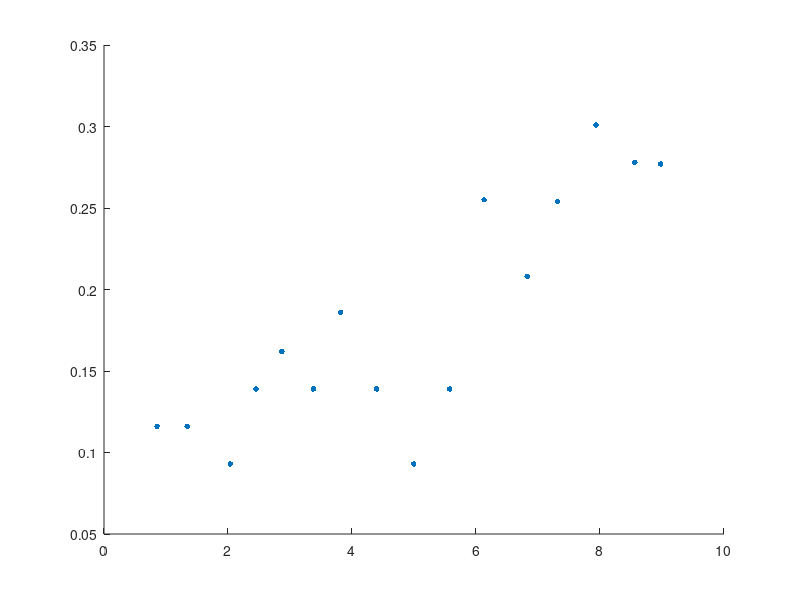

Recreate this plot in MATLAB. (Note: this script raises an error after producing the figure.)
clc;
clear;
close all;

data = ...
[0.856, 0.972;
 1.342, 1.458;
 2.036, 2.129;
 2.452, 2.591;
 2.869, 3.031;
 3.378, 3.517;
 3.817, 4.003;
 4.396, 4.535;
 4.997, 5.090;
 5.576, 5.715;
 6.131, 6.386;
 6.826, 7.034;
 7.312, 7.566;
 7.936, 8.237;
 8.561, 8.839;
 8.978, 9.255;];

x = data(:, 1);
y = data(:, 2) - data(:, 1);
figure;
scatter(x, y, 16, "filled"); hold on;
[fitresult, R] = cruvFit(x, y, "poly1");
plot(x, fitresult(x), "LineWidth", 1.5);
xlabel("测量厚度(mm)");
ylabel("补偿厚度(mm)");
grid on;